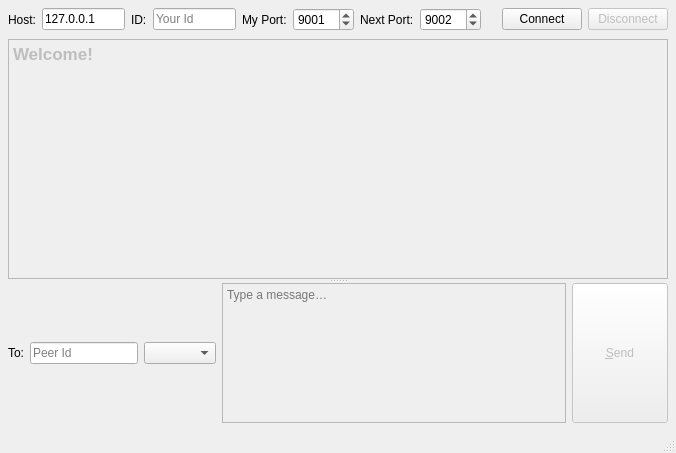
<?xml version="1.0" encoding="UTF-8"?>
<ui version="4.0">
 <class>SimpleChatMainWindow</class>
 <widget class="QMainWindow" name="SimpleChatMainWindow">
  <property name="geometry">
   <rect>
    <x>0</x>
    <y>0</y>
    <width>676</width>
    <height>453</height>
   </rect>
  </property>
  <property name="windowTitle">
   <string>Simple Chat</string>
  </property>
  <widget class="QWidget" name="centralwidget">
   <layout class="QVBoxLayout" name="mainLayout">
    <property name="spacing">
     <number>8</number>
    </property>
    <property name="leftMargin">
     <number>8</number>
    </property>
    <property name="topMargin">
     <number>8</number>
    </property>
    <property name="rightMargin">
     <number>8</number>
    </property>
    <property name="bottomMargin">
     <number>8</number>
    </property>
    <item>
     <widget class="QWidget" name="connectionHeader" native="true">
      <layout class="QHBoxLayout" name="connectionLayout">
       <property name="spacing">
        <number>6</number>
       </property>
       <property name="leftMargin">
        <number>0</number>
       </property>
       <property name="topMargin">
        <number>0</number>
       </property>
       <property name="rightMargin">
        <number>0</number>
       </property>
       <property name="bottomMargin">
        <number>0</number>
       </property>
       <item>
        <widget class="QLabel" name="hostLabel">
         <property name="text">
          <string>Host:</string>
         </property>
        </widget>
       </item>
       <item>
        <widget class="QLineEdit" name="hostEdit">
         <property name="acceptDrops">
          <bool>true</bool>
         </property>
         <property name="text">
          <string>127.0.0.1</string>
         </property>
         <property name="placeholderText">
          <string>e.g., 127.0.0.1</string>
         </property>
         <property name="clearButtonEnabled">
          <bool>false</bool>
         </property>
        </widget>
       </item>
       <item>
        <widget class="QLabel" name="idLabel">
         <property name="text">
          <string>ID:</string>
         </property>
        </widget>
       </item>
       <item>
        <widget class="QLineEdit" name="idEdit">
         <property name="placeholderText">
          <string>Your Id</string>
         </property>
         <property name="clearButtonEnabled">
          <bool>true</bool>
         </property>
        </widget>
       </item>
       <item>
        <widget class="QLabel" name="portLabel">
         <property name="text">
          <string>My Port:</string>
         </property>
        </widget>
       </item>
       <item>
        <widget class="QSpinBox" name="portSpin">
         <property name="maximum">
          <number>65535</number>
         </property>
         <property name="value">
          <number>9001</number>
         </property>
        </widget>
       </item>
       <item>
        <widget class="QLabel" name="nextPortLabel">
         <property name="text">
          <string>Next Port:</string>
         </property>
        </widget>
       </item>
       <item>
        <widget class="QSpinBox" name="nextPortSpin">
         <property name="maximum">
          <number>65535</number>
         </property>
         <property name="value">
          <number>9002</number>
         </property>
        </widget>
       </item>
       <item>
        <spacer name="headerStretch">
         <property name="orientation">
          <enum>Qt::Orientation::Horizontal</enum>
         </property>
         <property name="sizeHint" stdset="0">
          <size>
           <width>40</width>
           <height>20</height>
          </size>
         </property>
        </spacer>
       </item>
       <item>
        <widget class="QPushButton" name="connectButton">
         <property name="text">
          <string>Connect</string>
         </property>
         <property name="checkable">
          <bool>true</bool>
         </property>
        </widget>
       </item>
       <item>
        <widget class="QPushButton" name="disconnectButton">
         <property name="enabled">
          <bool>false</bool>
         </property>
         <property name="text">
          <string>Disconnect</string>
         </property>
        </widget>
       </item>
      </layout>
     </widget>
    </item>
    <item>
     <widget class="QSplitter" name="splitter">
      <property name="orientation">
       <enum>Qt::Orientation::Vertical</enum>
      </property>
      <property name="childrenCollapsible">
       <bool>false</bool>
      </property>
      <widget class="QTextBrowser" name="chatView">
       <property name="enabled">
        <bool>false</bool>
       </property>
       <property name="sizePolicy">
        <sizepolicy hsizetype="Expanding" vsizetype="Expanding">
         <horstretch>0</horstretch>
         <verstretch>1</verstretch>
        </sizepolicy>
       </property>
       <property name="minimumSize">
        <size>
         <width>0</width>
         <height>240</height>
        </size>
       </property>
       <property name="lineWrapMode">
        <enum>QTextEdit::LineWrapMode::WidgetWidth</enum>
       </property>
       <property name="html">
        <string>&lt;!DOCTYPE HTML PUBLIC &quot;-//W3C//DTD HTML 4.0//EN&quot; &quot;http://www.w3.org/TR/REC-html40/strict.dtd&quot;&gt;
&lt;html&gt;&lt;head&gt;&lt;meta name=&quot;qrichtext&quot; content=&quot;1&quot; /&gt;&lt;meta charset=&quot;utf-8&quot; /&gt;&lt;style type=&quot;text/css&quot;&gt;
p, li { white-space: pre-wrap; }
hr { height: 1px; border-width: 0; }
li.unchecked::marker { content: &quot;\2610&quot;; }
li.checked::marker { content: &quot;\2612&quot;; }
&lt;/style&gt;&lt;/head&gt;&lt;body style=&quot; font-family:'.AppleSystemUIFont'; font-size:13pt; font-weight:400; font-style:normal;&quot;&gt;
&lt;p style=&quot; margin-top:12px; margin-bottom:12px; margin-left:0px; margin-right:0px; -qt-block-indent:0; text-indent:0px;&quot;&gt;&lt;span style=&quot; font-weight:700;&quot;&gt;Welcome!&lt;/span&gt;&lt;/p&gt;&lt;/body&gt;&lt;/html&gt;</string>
       </property>
       <property name="openExternalLinks">
        <bool>false</bool>
       </property>
       <property name="openLinks">
        <bool>false</bool>
       </property>
      </widget>
      <widget class="QWidget" name="composePanel">
       <layout class="QHBoxLayout" name="composeLayout">
        <property name="spacing">
         <number>6</number>
        </property>
        <property name="leftMargin">
         <number>0</number>
        </property>
        <property name="topMargin">
         <number>0</number>
        </property>
        <property name="rightMargin">
         <number>0</number>
        </property>
        <property name="bottomMargin">
         <number>0</number>
        </property>
        <item>
         <widget class="QLabel" name="toLabel">
          <property name="text">
           <string>To:</string>
          </property>
         </widget>
        </item>
        <item>
         <widget class="QLineEdit" name="destEdit">
          <property name="placeholderText">
           <string>Peer Id</string>
          </property>
         </widget>
        </item>
        <item>
         <widget class="QComboBox" name="destComboBox">
          <property name="enabled">
           <bool>true</bool>
          </property>
          <property name="sizePolicy">
           <sizepolicy hsizetype="Preferred" vsizetype="Fixed">
            <horstretch>0</horstretch>
            <verstretch>0</verstretch>
           </sizepolicy>
          </property>
          <property name="editable">
           <bool>false</bool>
          </property>
          <property name="currentText">
           <string/>
          </property>
          <property name="placeholderText">
           <string>Peer Id</string>
          </property>
         </widget>
        </item>
        <item>
         <widget class="QTextEdit" name="messageEdit">
          <property name="enabled">
           <bool>false</bool>
          </property>
          <property name="sizePolicy">
           <sizepolicy hsizetype="Expanding" vsizetype="Minimum">
            <horstretch>1</horstretch>
            <verstretch>0</verstretch>
           </sizepolicy>
          </property>
          <property name="minimumSize">
           <size>
            <width>0</width>
            <height>72</height>
           </size>
          </property>
          <property name="lineWrapMode">
           <enum>QTextEdit::LineWrapMode::WidgetWidth</enum>
          </property>
          <property name="acceptRichText">
           <bool>false</bool>
          </property>
          <property name="placeholderText">
           <string>Type a message… </string>
          </property>
         </widget>
        </item>
        <item>
         <widget class="QPushButton" name="sendButton">
          <property name="enabled">
           <bool>false</bool>
          </property>
          <property name="sizePolicy">
           <sizepolicy hsizetype="Minimum" vsizetype="Minimum">
            <horstretch>0</horstretch>
            <verstretch>0</verstretch>
           </sizepolicy>
          </property>
          <property name="minimumSize">
           <size>
            <width>96</width>
            <height>36</height>
           </size>
          </property>
          <property name="text">
           <string>&amp;Send</string>
          </property>
          <property name="autoDefault">
           <bool>true</bool>
          </property>
          <property name="default">
           <bool>true</bool>
          </property>
         </widget>
        </item>
       </layout>
      </widget>
     </widget>
    </item>
   </layout>
  </widget>
  <widget class="QStatusBar" name="statusbar"/>
  <widget class="QMenuBar" name="menubar">
   <property name="geometry">
    <rect>
     <x>0</x>
     <y>0</y>
     <width>676</width>
     <height>24</height>
    </rect>
   </property>
  </widget>
  <action name="actionSend">
   <property name="text">
    <string>Send</string>
   </property>
   <property name="toolTip">
    <string>Send message</string>
   </property>
   <property name="shortcut">
    <string>Ctrl+Return</string>
   </property>
  </action>
  <action name="actionConnect">
   <property name="text">
    <string>Connect</string>
   </property>
   <property name="shortcut">
    <string>Ctrl+K</string>
   </property>
  </action>
  <action name="actionDisconnect">
   <property name="text">
    <string>Disconnect</string>
   </property>
   <property name="shortcut">
    <string>Ctrl+Shift+K</string>
   </property>
  </action>
 </widget>
 <tabstops>
  <tabstop>hostEdit</tabstop>
  <tabstop>idEdit</tabstop>
  <tabstop>portSpin</tabstop>
  <tabstop>nextPortSpin</tabstop>
  <tabstop>messageEdit</tabstop>
  <tabstop>sendButton</tabstop>
 </tabstops>
 <resources/>
 <connections>
  <connection>
   <sender>destComboBox</sender>
   <signal>currentTextChanged(QString)</signal>
   <receiver>destEdit</receiver>
   <slot>setText(QString)</slot>
   <hints>
    <hint type="sourcelabel">
     <x>210</x>
     <y>362</y>
    </hint>
    <hint type="destinationlabel">
     <x>95</x>
     <y>361</y>
    </hint>
   </hints>
  </connection>
 </connections>
 <slots>
  <slot>sendRequested()</slot>
  <slot>connectionToggled(bool)</slot>
 </slots>
</ui>
